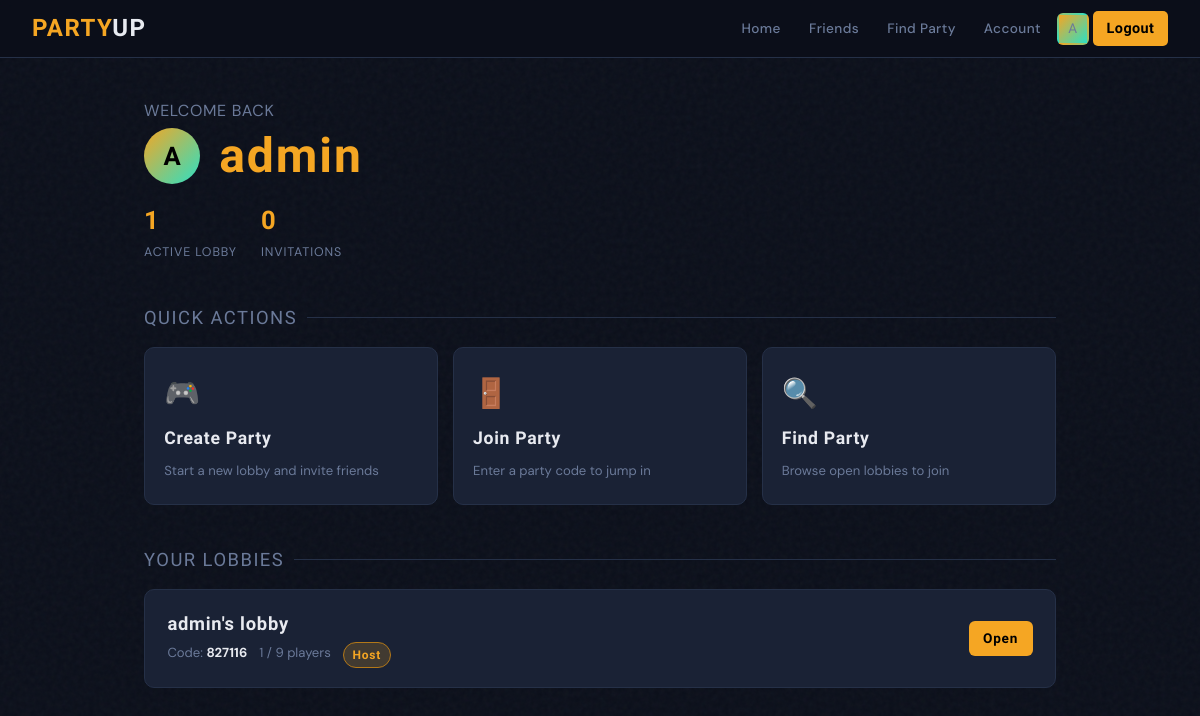
/game/ (signed in), run on an earlier commit of the app's database.
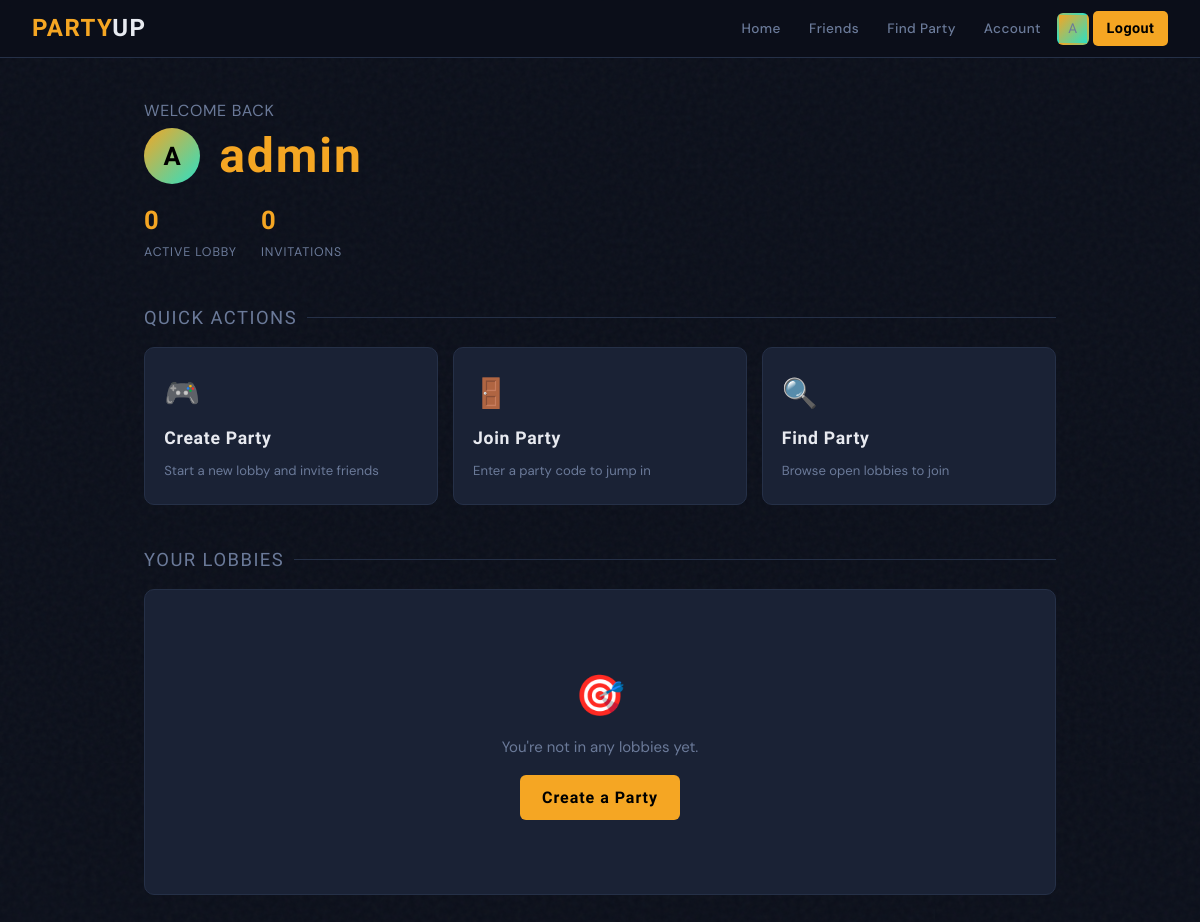
And on a later commit of the database.
### Bunker_App/models.py (models this page shows, shortened)
class Lobby(models.Model):
    STATUS_CHOICES = [
        ('waiting', 'Waiting'),
        ('in_game', 'In Game'),
        ('finished', 'Finished'),
    ]
    name = models.CharField(max_length=255)
    code = models.PositiveIntegerField(unique=True)
    creator = models.ForeignKey(User, on_delete=models.CASCADE, related_name='created_lobbies')
    participants = models.ManyToManyField(User, related_name='joined_lobbies')
    status = models.CharField(max_length=20, choices=STATUS_CHOICES, default='waiting')

### Bunker_App/views.py (the view)
# urls.py: path('', main_view, name='main'),
@login_required_message
def main_view(request):
    user_lobbies = request.user.joined_lobbies.all()
    pending_invitations = LobbyInvitation.objects.filter(invitee=request.user, status='pending').select_related('lobby', 'inviter')
    return render(request, 'main_page.html', {'user_lobbies': user_lobbies, 'pending_invitations': pending_invitations})

### Bunker_App/utils.py (called while the page is built)
def login_required_message(view_func):
    @wraps(view_func)
    def wrapper(request, *args, **kwargs):
        if not request.user.is_authenticated:
            messages.warning(request, "Try to login to access this page")
            return redirect('login')  # redirect to your login page
        return view_func(request, *args, **kwargs)
    return wrapper

### Bunker_App/templates/main_page.html (shortened to what this page needs)
{% extends "base.html" %}
{% block content %}
<div class="hero anim">
  <p class="hero-greeting">Welcome back</p>
  <div class="hero-top">
    <div class="hero-avatar">
      {% if request.user.profile.avatar %}
        <img src="{{ request.user.profile.avatar.url }}" alt="avatar" />
      {% else %}
        {{ request.user.username|first|upper }}
      {% endif %}
    </div>
    <h1>{{ request.user.username }}</h1>
  </div>
  <div class="stat-bar">
    <div class="stat">
      <span class="stat-val">{{ user_lobbies.count }}</span>
      <span class="stat-lbl">Active Lobby</span>
    </div>
    <div class="stat">
      <span class="stat-val">{{ pending_invitations.count }}</span>
      <span class="stat-lbl">Invitations</span>
    </div>
  </div>
</div>
<div class="section-title anim anim-d1">Quick Actions</div>
<div class="action-grid anim anim-d1">
  <a class="action-card" href="{% url 'create_party' %}">
    <div class="action-icon">🎮</div>
    <div class="action-title">Create Party</div>
    <div class="action-desc">Start a new lobby and invite friends</div>
  </a>
  <a class="action-card" href="{% url 'join_party' %}">
    <div class="action-icon">🚪</div>
    <div class="action-title">Join Party</div>
    <div class="action-desc">Enter a party code to jump in</div>
  </a>
  <a class="action-card" href="{% url 'find_party' %}">
    <div class="action-icon">🔍</div>
    <div class="action-title">Find Party</div>
    <div class="action-desc">Browse open lobbies to join</div>
  </a>
</div>
<div class="section-title anim anim-d3">Your Lobbies</div>
{% if user_lobbies %}
<div style="display:flex; flex-direction:column; gap:.6rem;" class="anim anim-d3">
  {% for lobby in user_lobbies %}
  <div class="lobby-card">
    <div class="lobby-info">
      <div class="lobby-name">{{ lobby.name }}</div>
      <div class="lobby-meta">
        <span>Code: <strong style="color:var(--text)">{{ lobby.code }}</strong></span>
        <span>{{ lobby.participants.count }} / 9 players</span>
        {% if lobby.creator == request.user %}<span class="badge badge-gold">Host</span>{% endif %}
      </div>
    </div>
    <div class="lobby-actions">
      <a href="{% url 'lobby_detail' lobby.id %}" class="btn btn-primary btn-sm">Open</a>
    </div>
  </div>
  {% endfor %}
</div>
{% else %}
<div class="card anim anim-d3">
  <div class="empty">
    <div class="empty-icon">🎯</div>
    <p>You're not in any lobbies yet.</p>
    <a href="{% url 'create_party' %}" class="btn btn-primary" style="margin-top:1rem;">Create a Party</a>
  </div>
</div>
{% endif %}
{% endblock content %}

What changed in the data, as far as the page shows it:
removed Lobby: name "admin's lobby", code "827116", participants.count "1", shows "Host"
Also different on the page:
{{ user_lobbies.count }}: "1" → "0"
text now shown: "🎯 You're not in any lobbies yet. Create a Party"
